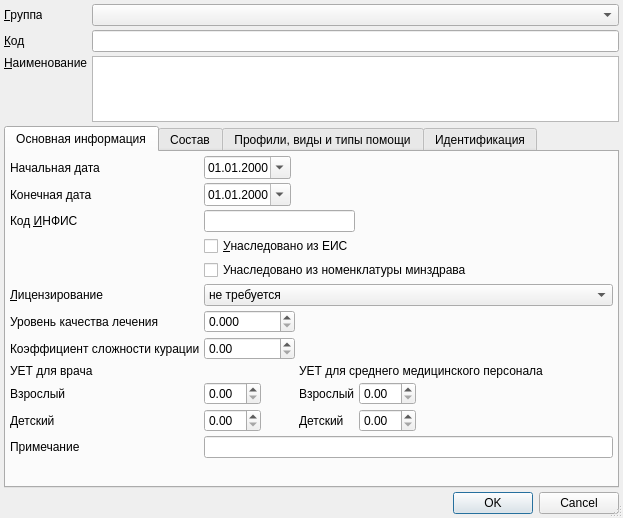
<?xml version="1.0" encoding="UTF-8"?>
<ui version="4.0">
 <class>ItemEditorDialog</class>
 <widget class="QDialog" name="ItemEditorDialog">
  <property name="geometry">
   <rect>
    <x>0</x>
    <y>0</y>
    <width>623</width>
    <height>518</height>
   </rect>
  </property>
  <property name="windowTitle">
   <string>ChangeMe!</string>
  </property>
  <property name="sizeGripEnabled">
   <bool>true</bool>
  </property>
  <layout class="QGridLayout" name="gridLayout_2">
   <property name="margin">
    <number>4</number>
   </property>
   <property name="spacing">
    <number>4</number>
   </property>
   <item row="0" column="0" colspan="2">
    <widget class="QLabel" name="lblServiceGroup">
     <property name="sizePolicy">
      <sizepolicy hsizetype="Maximum" vsizetype="Preferred">
       <horstretch>0</horstretch>
       <verstretch>0</verstretch>
      </sizepolicy>
     </property>
     <property name="text">
      <string>&amp;Группа</string>
     </property>
     <property name="buddy">
      <cstring>cmbServiceGroup</cstring>
     </property>
    </widget>
   </item>
   <item row="0" column="2">
    <widget class="CRBComboBox" name="cmbServiceGroup"/>
   </item>
   <item row="1" column="0">
    <widget class="QLabel" name="lblCode">
     <property name="sizePolicy">
      <sizepolicy hsizetype="Maximum" vsizetype="Preferred">
       <horstretch>0</horstretch>
       <verstretch>0</verstretch>
      </sizepolicy>
     </property>
     <property name="text">
      <string>&amp;Код</string>
     </property>
     <property name="buddy">
      <cstring>edtCode</cstring>
     </property>
    </widget>
   </item>
   <item row="1" column="2">
    <widget class="QLineEdit" name="edtCode"/>
   </item>
   <item row="2" column="2" rowspan="2">
    <widget class="QTextEdit" name="edtName">
     <property name="sizePolicy">
      <sizepolicy hsizetype="Expanding" vsizetype="Fixed">
       <horstretch>0</horstretch>
       <verstretch>0</verstretch>
      </sizepolicy>
     </property>
     <property name="minimumSize">
      <size>
       <width>0</width>
       <height>66</height>
      </size>
     </property>
     <property name="maximumSize">
      <size>
       <width>16777215</width>
       <height>66</height>
      </size>
     </property>
     <property name="sizeIncrement">
      <size>
       <width>0</width>
       <height>0</height>
      </size>
     </property>
    </widget>
   </item>
   <item row="4" column="0" colspan="3">
    <widget class="QTabWidget" name="tabWidget">
     <property name="sizePolicy">
      <sizepolicy hsizetype="Expanding" vsizetype="Expanding">
       <horstretch>0</horstretch>
       <verstretch>0</verstretch>
      </sizepolicy>
     </property>
     <property name="sizeIncrement">
      <size>
       <width>0</width>
       <height>2</height>
      </size>
     </property>
     <property name="currentIndex">
      <number>0</number>
     </property>
     <widget class="QWidget" name="tabInfo">
      <attribute name="title">
       <string>Основная информация</string>
      </attribute>
      <layout class="QGridLayout" name="gridLayout">
       <property name="margin">
        <number>4</number>
       </property>
       <property name="spacing">
        <number>4</number>
       </property>
       <item row="0" column="1">
        <widget class="CDateEdit" name="edtBegDate">
         <property name="sizePolicy">
          <sizepolicy hsizetype="Maximum" vsizetype="Fixed">
           <horstretch>0</horstretch>
           <verstretch>0</verstretch>
          </sizepolicy>
         </property>
         <property name="displayFormat">
          <string>dd.MM.yyyy</string>
         </property>
         <property name="calendarPopup">
          <bool>true</bool>
         </property>
        </widget>
       </item>
       <item row="11" column="1">
        <widget class="QDoubleSpinBox" name="edtUetChildDoctor">
         <property name="sizePolicy">
          <sizepolicy hsizetype="Maximum" vsizetype="Fixed">
           <horstretch>0</horstretch>
           <verstretch>0</verstretch>
          </sizepolicy>
         </property>
        </widget>
       </item>
       <item row="10" column="1">
        <widget class="QDoubleSpinBox" name="edtUetAdultDoctor">
         <property name="sizePolicy">
          <sizepolicy hsizetype="Maximum" vsizetype="Fixed">
           <horstretch>0</horstretch>
           <verstretch>0</verstretch>
          </sizepolicy>
         </property>
        </widget>
       </item>
       <item row="11" column="0">
        <widget class="QLabel" name="lblUetChildDoctor">
         <property name="sizePolicy">
          <sizepolicy hsizetype="Maximum" vsizetype="Preferred">
           <horstretch>0</horstretch>
           <verstretch>0</verstretch>
          </sizepolicy>
         </property>
         <property name="text">
          <string>Детский</string>
         </property>
         <property name="buddy">
          <cstring>edtUetChildDoctor</cstring>
         </property>
        </widget>
       </item>
       <item row="9" column="2" colspan="3">
        <widget class="QLabel" name="lblUetAvarageMedWorker">
         <property name="sizePolicy">
          <sizepolicy hsizetype="Preferred" vsizetype="Preferred">
           <horstretch>0</horstretch>
           <verstretch>0</verstretch>
          </sizepolicy>
         </property>
         <property name="text">
          <string>УЕТ для среднего медицинского персонала</string>
         </property>
         <property name="alignment">
          <set>Qt::AlignLeading|Qt::AlignLeft|Qt::AlignTop</set>
         </property>
         <property name="wordWrap">
          <bool>false</bool>
         </property>
        </widget>
       </item>
       <item row="1" column="1">
        <widget class="CDateEdit" name="edtEndDate">
         <property name="sizePolicy">
          <sizepolicy hsizetype="Maximum" vsizetype="Fixed">
           <horstretch>0</horstretch>
           <verstretch>0</verstretch>
          </sizepolicy>
         </property>
         <property name="maximumDate">
          <date>
           <year>2200</year>
           <month>12</month>
           <day>31</day>
          </date>
         </property>
         <property name="displayFormat">
          <string>dd.MM.yyyy</string>
         </property>
         <property name="calendarPopup">
          <bool>true</bool>
         </property>
        </widget>
       </item>
       <item row="11" column="2">
        <widget class="QLabel" name="lblUetChildAvarageMedWorker">
         <property name="text">
          <string>Детский</string>
         </property>
         <property name="buddy">
          <cstring>edtUetChildAvarageMedWorker</cstring>
         </property>
        </widget>
       </item>
       <item row="8" column="1">
        <widget class="QDoubleSpinBox" name="edtSuperviseComplexityFactor">
         <property name="sizePolicy">
          <sizepolicy hsizetype="Preferred" vsizetype="Fixed">
           <horstretch>0</horstretch>
           <verstretch>0</verstretch>
          </sizepolicy>
         </property>
         <property name="decimals">
          <number>2</number>
         </property>
         <property name="maximum">
          <double>9999.989999999999782</double>
         </property>
        </widget>
       </item>
       <item row="13" column="0">
        <spacer name="verticalSpacer">
         <property name="orientation">
          <enum>Qt::Vertical</enum>
         </property>
         <property name="sizeType">
          <enum>QSizePolicy::Expanding</enum>
         </property>
         <property name="sizeHint" stdset="0">
          <size>
           <width>20</width>
           <height>40</height>
          </size>
         </property>
        </spacer>
       </item>
       <item row="10" column="3">
        <widget class="QDoubleSpinBox" name="edtUetAdultAvarageMedWorker">
         <property name="sizePolicy">
          <sizepolicy hsizetype="Maximum" vsizetype="Fixed">
           <horstretch>0</horstretch>
           <verstretch>0</verstretch>
          </sizepolicy>
         </property>
        </widget>
       </item>
       <item row="2" column="1" colspan="2">
        <widget class="QLineEdit" name="edtInfis">
         <property name="sizePolicy">
          <sizepolicy hsizetype="Preferred" vsizetype="Fixed">
           <horstretch>0</horstretch>
           <verstretch>0</verstretch>
          </sizepolicy>
         </property>
        </widget>
       </item>
       <item row="1" column="0">
        <widget class="QLabel" name="lblEndDate">
         <property name="sizePolicy">
          <sizepolicy hsizetype="Maximum" vsizetype="Preferred">
           <horstretch>0</horstretch>
           <verstretch>0</verstretch>
          </sizepolicy>
         </property>
         <property name="text">
          <string>Конечная дата</string>
         </property>
         <property name="buddy">
          <cstring>edtEndDate</cstring>
         </property>
        </widget>
       </item>
       <item row="7" column="0">
        <widget class="QLabel" name="lblQualityLevel">
         <property name="sizePolicy">
          <sizepolicy hsizetype="Maximum" vsizetype="Preferred">
           <horstretch>0</horstretch>
           <verstretch>0</verstretch>
          </sizepolicy>
         </property>
         <property name="text">
          <string>Уровень качества лечения</string>
         </property>
         <property name="buddy">
          <cstring>edtQualityLevel</cstring>
         </property>
        </widget>
       </item>
       <item row="10" column="2">
        <widget class="QLabel" name="lblUetAdultAvarageMedWorker">
         <property name="text">
          <string>Взрослый</string>
         </property>
         <property name="buddy">
          <cstring>edtUetAdultAvarageMedWorker</cstring>
         </property>
        </widget>
       </item>
       <item row="8" column="0">
        <widget class="QLabel" name="lblSuperviseComplexityFactor">
         <property name="sizePolicy">
          <sizepolicy hsizetype="Maximum" vsizetype="Preferred">
           <horstretch>0</horstretch>
           <verstretch>0</verstretch>
          </sizepolicy>
         </property>
         <property name="text">
          <string>Коэффициент сложности курации</string>
         </property>
         <property name="buddy">
          <cstring>edtSuperviseComplexityFactor</cstring>
         </property>
        </widget>
       </item>
       <item row="11" column="4">
        <spacer name="horizontalSpacer_2">
         <property name="orientation">
          <enum>Qt::Horizontal</enum>
         </property>
         <property name="sizeHint" stdset="0">
          <size>
           <width>40</width>
           <height>20</height>
          </size>
         </property>
        </spacer>
       </item>
       <item row="0" column="2" colspan="3">
        <spacer name="horizontalSpacer_3">
         <property name="orientation">
          <enum>Qt::Horizontal</enum>
         </property>
         <property name="sizeHint" stdset="0">
          <size>
           <width>40</width>
           <height>20</height>
          </size>
         </property>
        </spacer>
       </item>
       <item row="11" column="3">
        <widget class="QDoubleSpinBox" name="edtUetChildAvarageMedWorker">
         <property name="sizePolicy">
          <sizepolicy hsizetype="Maximum" vsizetype="Fixed">
           <horstretch>0</horstretch>
           <verstretch>0</verstretch>
          </sizepolicy>
         </property>
        </widget>
       </item>
       <item row="7" column="1">
        <widget class="QDoubleSpinBox" name="edtQualityLevel">
         <property name="sizePolicy">
          <sizepolicy hsizetype="Preferred" vsizetype="Fixed">
           <horstretch>0</horstretch>
           <verstretch>0</verstretch>
          </sizepolicy>
         </property>
         <property name="decimals">
          <number>3</number>
         </property>
         <property name="maximum">
          <double>999999.998999999952503</double>
         </property>
        </widget>
       </item>
       <item row="1" column="2" colspan="3">
        <spacer name="horizontalSpacer_4">
         <property name="orientation">
          <enum>Qt::Horizontal</enum>
         </property>
         <property name="sizeHint" stdset="0">
          <size>
           <width>40</width>
           <height>20</height>
          </size>
         </property>
        </spacer>
       </item>
       <item row="0" column="0">
        <widget class="QLabel" name="lblBegDate">
         <property name="sizePolicy">
          <sizepolicy hsizetype="Maximum" vsizetype="Preferred">
           <horstretch>0</horstretch>
           <verstretch>0</verstretch>
          </sizepolicy>
         </property>
         <property name="text">
          <string>Начальная дата</string>
         </property>
         <property name="buddy">
          <cstring>edtBegDate</cstring>
         </property>
        </widget>
       </item>
       <item row="5" column="0">
        <widget class="QLabel" name="lblLicense">
         <property name="sizePolicy">
          <sizepolicy hsizetype="Maximum" vsizetype="Preferred">
           <horstretch>0</horstretch>
           <verstretch>0</verstretch>
          </sizepolicy>
         </property>
         <property name="text">
          <string>&amp;Лицензирование</string>
         </property>
         <property name="buddy">
          <cstring>cmbLicense</cstring>
         </property>
        </widget>
       </item>
       <item row="9" column="0" colspan="2">
        <widget class="QLabel" name="lblUetDoctor">
         <property name="sizePolicy">
          <sizepolicy hsizetype="Maximum" vsizetype="Preferred">
           <horstretch>0</horstretch>
           <verstretch>0</verstretch>
          </sizepolicy>
         </property>
         <property name="text">
          <string>УЕТ для врача</string>
         </property>
         <property name="alignment">
          <set>Qt::AlignLeading|Qt::AlignLeft|Qt::AlignTop</set>
         </property>
         <property name="wordWrap">
          <bool>false</bool>
         </property>
        </widget>
       </item>
       <item row="2" column="0">
        <widget class="QLabel" name="lblInfis">
         <property name="sizePolicy">
          <sizepolicy hsizetype="Maximum" vsizetype="Preferred">
           <horstretch>0</horstretch>
           <verstretch>0</verstretch>
          </sizepolicy>
         </property>
         <property name="text">
          <string>Код &amp;ИНФИС</string>
         </property>
         <property name="buddy">
          <cstring>edtInfis</cstring>
         </property>
        </widget>
       </item>
       <item row="10" column="4">
        <spacer name="horizontalSpacer">
         <property name="orientation">
          <enum>Qt::Horizontal</enum>
         </property>
         <property name="sizeHint" stdset="0">
          <size>
           <width>40</width>
           <height>20</height>
          </size>
         </property>
        </spacer>
       </item>
       <item row="5" column="1" colspan="4">
        <widget class="QComboBox" name="cmbLicense">
         <property name="sizePolicy">
          <sizepolicy hsizetype="Preferred" vsizetype="Fixed">
           <horstretch>0</horstretch>
           <verstretch>0</verstretch>
          </sizepolicy>
         </property>
         <item>
          <property name="text">
           <string>не требуется</string>
          </property>
         </item>
         <item>
          <property name="text">
           <string>требуется лицензия</string>
          </property>
         </item>
         <item>
          <property name="text">
           <string>требуется персональный сертификат</string>
          </property>
         </item>
        </widget>
       </item>
       <item row="10" column="0">
        <widget class="QLabel" name="lblUetAdultDoctor">
         <property name="sizePolicy">
          <sizepolicy hsizetype="Maximum" vsizetype="Preferred">
           <horstretch>0</horstretch>
           <verstretch>0</verstretch>
          </sizepolicy>
         </property>
         <property name="text">
          <string>Взрослый</string>
         </property>
         <property name="buddy">
          <cstring>edtUetAdultDoctor</cstring>
         </property>
        </widget>
       </item>
       <item row="3" column="1" colspan="4">
        <widget class="QCheckBox" name="chkEisLegacy">
         <property name="sizePolicy">
          <sizepolicy hsizetype="Preferred" vsizetype="Fixed">
           <horstretch>0</horstretch>
           <verstretch>0</verstretch>
          </sizepolicy>
         </property>
         <property name="text">
          <string>&amp;Унаследовано из ЕИС</string>
         </property>
        </widget>
       </item>
       <item row="4" column="1" colspan="4">
        <widget class="QCheckBox" name="chkNomenclatureLegacy">
         <property name="sizePolicy">
          <sizepolicy hsizetype="Preferred" vsizetype="Fixed">
           <horstretch>0</horstretch>
           <verstretch>0</verstretch>
          </sizepolicy>
         </property>
         <property name="text">
          <string>Унаследовано из номенклатуры минздрава</string>
         </property>
        </widget>
       </item>
       <item row="12" column="1" colspan="4">
        <widget class="QLineEdit" name="edtNote"/>
       </item>
       <item row="12" column="0">
        <widget class="QLabel" name="lblNote">
         <property name="text">
          <string>Примечание</string>
         </property>
         <property name="buddy">
          <cstring>edtNote</cstring>
         </property>
        </widget>
       </item>
      </layout>
     </widget>
     <widget class="QWidget" name="tabContent">
      <attribute name="title">
       <string>Состав</string>
      </attribute>
      <layout class="QVBoxLayout" name="verticalLayout">
       <property name="spacing">
        <number>4</number>
       </property>
       <property name="margin">
        <number>4</number>
       </property>
       <item>
        <widget class="CInDocTableView" name="tblServices"/>
       </item>
      </layout>
     </widget>
     <widget class="QWidget" name="tabMedicalAidProfiles">
      <attribute name="title">
       <string>Профили, виды и типы помощи</string>
      </attribute>
      <layout class="QGridLayout" name="gridLayout_3">
       <property name="margin">
        <number>4</number>
       </property>
       <property name="spacing">
        <number>4</number>
       </property>
       <item row="0" column="0">
        <widget class="QLabel" name="lblProfiles">
         <property name="sizePolicy">
          <sizepolicy hsizetype="Maximum" vsizetype="Preferred">
           <horstretch>0</horstretch>
           <verstretch>0</verstretch>
          </sizepolicy>
         </property>
         <property name="text">
          <string>Профиль по умолчанию</string>
         </property>
         <property name="buddy">
          <cstring>cmbMedicalAidProfile</cstring>
         </property>
        </widget>
       </item>
       <item row="0" column="1">
        <widget class="CRBComboBox" name="cmbMedicalAidProfile"/>
       </item>
       <item row="3" column="0" colspan="2">
        <widget class="CInDocTableView" name="tblMedicalAidProfiles"/>
       </item>
       <item row="2" column="0">
        <widget class="QLabel" name="lblMedicalAidProfile">
         <property name="sizePolicy">
          <sizepolicy hsizetype="Maximum" vsizetype="Preferred">
           <horstretch>0</horstretch>
           <verstretch>0</verstretch>
          </sizepolicy>
         </property>
         <property name="text">
          <string>Тип по умолчанию</string>
         </property>
         <property name="buddy">
          <cstring>cmbMedicalAidType</cstring>
         </property>
        </widget>
       </item>
       <item row="2" column="1">
        <widget class="CRBComboBox" name="cmbMedicalAidType"/>
       </item>
       <item row="1" column="1">
        <widget class="CRBComboBox" name="cmbMedicalAidKind"/>
       </item>
       <item row="1" column="0">
        <widget class="QLabel" name="lblMedicalAidKind">
         <property name="sizePolicy">
          <sizepolicy hsizetype="Maximum" vsizetype="Preferred">
           <horstretch>0</horstretch>
           <verstretch>0</verstretch>
          </sizepolicy>
         </property>
         <property name="text">
          <string>Вид по умолчанию</string>
         </property>
         <property name="buddy">
          <cstring>cmbMedicalAidKind</cstring>
         </property>
        </widget>
       </item>
      </layout>
     </widget>
     <widget class="QWidget" name="tabIdentification">
      <attribute name="title">
       <string>Идентификация</string>
      </attribute>
      <layout class="QGridLayout" name="gridLayout_4">
       <property name="margin">
        <number>4</number>
       </property>
       <property name="spacing">
        <number>4</number>
       </property>
       <item row="0" column="0">
        <widget class="CInDocTableView" name="tblIdentification"/>
       </item>
      </layout>
     </widget>
    </widget>
   </item>
   <item row="5" column="0" colspan="3">
    <widget class="QDialogButtonBox" name="buttonBox">
     <property name="standardButtons">
      <set>QDialogButtonBox::Cancel|QDialogButtonBox::Ok</set>
     </property>
    </widget>
   </item>
   <item row="2" column="0" rowspan="2" colspan="2">
    <widget class="QLabel" name="lblName">
     <property name="sizePolicy">
      <sizepolicy hsizetype="Maximum" vsizetype="Minimum">
       <horstretch>0</horstretch>
       <verstretch>0</verstretch>
      </sizepolicy>
     </property>
     <property name="text">
      <string>&amp;Наименование</string>
     </property>
     <property name="alignment">
      <set>Qt::AlignLeading|Qt::AlignLeft|Qt::AlignTop</set>
     </property>
     <property name="buddy">
      <cstring>edtName</cstring>
     </property>
    </widget>
   </item>
  </layout>
 </widget>
 <customwidgets>
  <customwidget>
   <class>CRBComboBox</class>
   <extends>QComboBox</extends>
   <header>library/crbcombobox.h</header>
  </customwidget>
  <customwidget>
   <class>CInDocTableView</class>
   <extends>QTableView</extends>
   <header>library/InDocTable.h</header>
  </customwidget>
  <customwidget>
   <class>CDateEdit</class>
   <extends>QDateEdit</extends>
   <header>library/DateEdit</header>
  </customwidget>
 </customwidgets>
 <tabstops>
  <tabstop>cmbServiceGroup</tabstop>
  <tabstop>edtCode</tabstop>
  <tabstop>edtName</tabstop>
  <tabstop>tabWidget</tabstop>
  <tabstop>edtBegDate</tabstop>
  <tabstop>edtEndDate</tabstop>
  <tabstop>edtInfis</tabstop>
  <tabstop>chkEisLegacy</tabstop>
  <tabstop>chkNomenclatureLegacy</tabstop>
  <tabstop>cmbLicense</tabstop>
  <tabstop>edtQualityLevel</tabstop>
  <tabstop>edtSuperviseComplexityFactor</tabstop>
  <tabstop>edtUetAdultDoctor</tabstop>
  <tabstop>edtUetAdultAvarageMedWorker</tabstop>
  <tabstop>edtUetChildDoctor</tabstop>
  <tabstop>edtUetChildAvarageMedWorker</tabstop>
  <tabstop>edtNote</tabstop>
  <tabstop>tblServices</tabstop>
  <tabstop>cmbMedicalAidProfile</tabstop>
  <tabstop>cmbMedicalAidKind</tabstop>
  <tabstop>cmbMedicalAidType</tabstop>
  <tabstop>tblMedicalAidProfiles</tabstop>
  <tabstop>tblIdentification</tabstop>
  <tabstop>buttonBox</tabstop>
 </tabstops>
 <resources/>
 <connections>
  <connection>
   <sender>buttonBox</sender>
   <signal>accepted()</signal>
   <receiver>ItemEditorDialog</receiver>
   <slot>accept()</slot>
   <hints>
    <hint type="sourcelabel">
     <x>300</x>
     <y>513</y>
    </hint>
    <hint type="destinationlabel">
     <x>292</x>
     <y>216</y>
    </hint>
   </hints>
  </connection>
  <connection>
   <sender>buttonBox</sender>
   <signal>rejected()</signal>
   <receiver>ItemEditorDialog</receiver>
   <slot>reject()</slot>
   <hints>
    <hint type="sourcelabel">
     <x>300</x>
     <y>513</y>
    </hint>
    <hint type="destinationlabel">
     <x>292</x>
     <y>216</y>
    </hint>
   </hints>
  </connection>
 </connections>
</ui>
